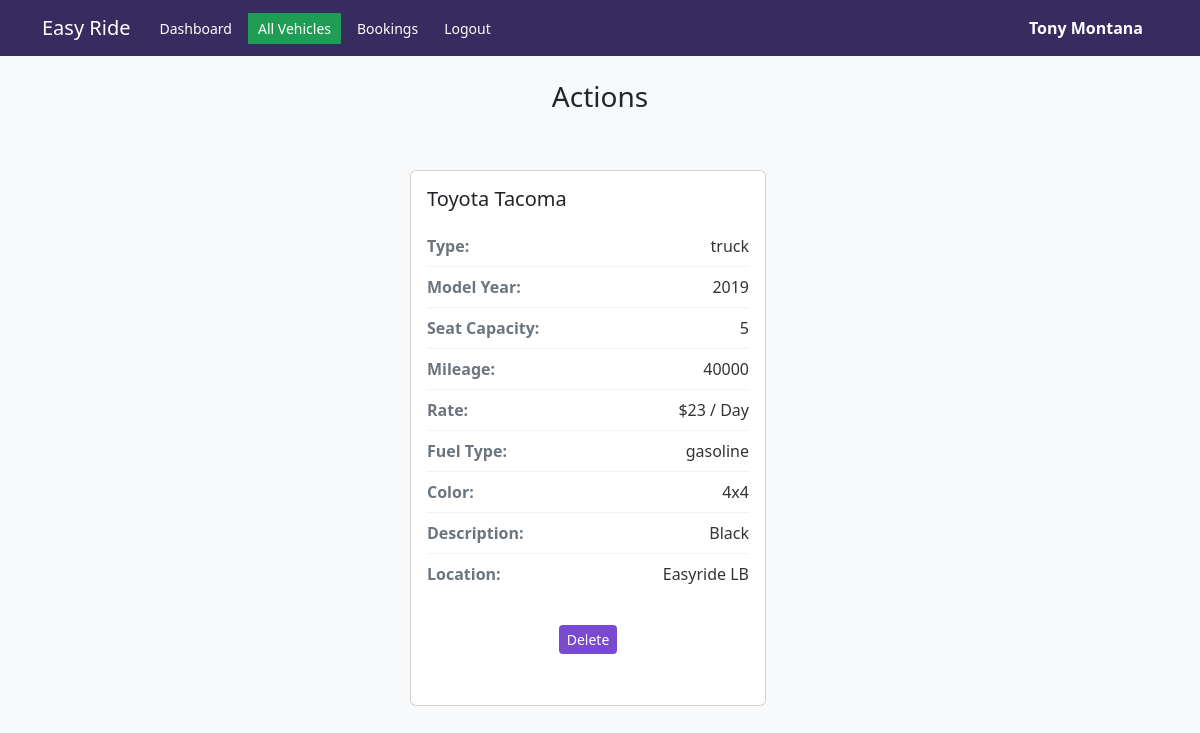
/employee_vehicle_profile.php?id=1 (signed in), run on the app's committed database.
### tables this page shows
CREATE TABLE `employee` (
  `employee_id` int(11) NOT NULL,
  `employee_fname` varchar(25) NOT NULL,
  `employee_lname` varchar(25) NOT NULL,
  `employee_address` varchar(255) NOT NULL,
  `employee_phonenum` varchar(15) NOT NULL,
  `employee_email` varchar(50) NOT NULL,
  `employee_password` varchar(100) NOT NULL,
  `branch_id` int(11) NOT NULL
);

CREATE TABLE `vehicle_details` (
  `registration_num` int(11) NOT NULL,
  `seat_capacity` int(11) NOT NULL,
  `mileage` int(11) NOT NULL,
  `rate` float(10,2) NOT NULL,
  `type_car_id` int(11) NOT NULL,
  `fuel_type_id` int(11) NOT NULL,
  `vehicle_branch_id` int(11) NOT NULL,
  `car_id` int(11) NOT NULL
);

CREATE TABLE `vehicle` (
  `car_id` int(11) NOT NULL,
  `c_name` varchar(25) NOT NULL,
  `description` varchar(200) NOT NULL,
  `model_year` int(11) NOT NULL,
  `manufacturer` varchar(20) NOT NULL,
  `color` varchar(10) NOT NULL
);

CREATE TABLE `car_type` (
  `type_car_id` int(11) NOT NULL,
  `car_type_name` varchar(25) NOT NULL
);

CREATE TABLE `fuel_type` (
  `fuel_type_id` int(11) NOT NULL,
  `fuel_type_name` varchar(25) NOT NULL
);

CREATE TABLE `branch` (
  `branch_id` int(11) NOT NULL,
  `location` varchar(50) NOT NULL,
  `branch_name` varchar(50) NOT NULL
);

### includes/init.php (called while the page is built, shortened)
<?php
require 'classes/vehicle.php';
require 'classes/employee.php';
$db_obj = new Database();
$db_connection = $db_obj->dbConnection();
$vehicle_obj = new Vehicle($db_connection);
$employee_obj = new Employee($db_connection);

### includes/classes/employee.php (called while the page is built, shortened)
<?php
class Employee{
    protected $db;
    function __construct($db_connection){
        $this->db = $db_connection;
    }
    function find_employee_by_id($id){
        try{
            $find_employee = $this->db->prepare("SELECT * FROM `employee` WHERE employee_id = ?");
            $find_employee->execute([$id]);
            if($find_employee->rowCount() === 1){
                return $find_employee->fetch(PDO::FETCH_OBJ);
            }
            else{
                return null;
            }
        }
        catch (PDOException $e) {
            error_log($e->getMessage());
            return null;
        }
    }
}
?>

### includes/classes/vehicle.php (called while the page is built, shortened)
<?php
class Vehicle{
    protected $db;
    function __construct($db_connection){
        $this->db = $db_connection;
    }
    function find_vehicle_by_id($id){
        try{
            $find_vehicle = $this->db->prepare("SELECT c_name, car_type_name, model_year, manufacturer, seat_capacity, mileage, rate, fuel_type_name, description, color, registration_num, branch_name, vehicle_branch_id
                                                FROM `vehicle_details` as vd
                                                LEFT JOIN `vehicle` as v ON v.car_id=vd.car_id
                                                LEFT JOIN `car_type` as ct ON ct.type_car_id=vd.type_car_id
                                                LEFT JOIN `fuel_type` as ft ON ft.fuel_type_id=vd.fuel_type_id
                                                LEFT JOIN `branch` as b ON b.branch_id=vd.vehicle_branch_id
                                                HAVING registration_num = ?");
            $find_vehicle->execute([$id]);
            if($find_vehicle->rowCount() === 1){
                return $find_vehicle->fetch(PDO::FETCH_OBJ);
            }
            else{
                return false;
            }
        }
        catch (PDOException $e) {
            die($e->getMessage());
        }
    }
}
?>

### employee_vehicle_profile.php (the view, shortened to what this page needs)
<?php
require 'includes/init.php';
if(isset($_SESSION['employee_id']) && isset($_SESSION['email'])){
    $employee_data = $employee_obj->find_employee_by_id($_SESSION['employee_id']);
}
else{
    header('Location: logout.php');
    exit;
}
$vehicle_data = $vehicle_obj->find_vehicle_by_id($_GET['id']);
?>
<!DOCTYPE html>
<html lang="en">
<head>
    <link rel="stylesheet" href="./style.css">
    <link href="https://cdn.jsdelivr.net/npm/bootstrap@5.3.0-alpha1/dist/css/bootstrap.min.css" rel="stylesheet">
</head>
<body class="bg-light">
<nav class="navbar navbar-expand-lg navbar-dark nav-container">
        <div class="container">
            <a class="navbar-brand" href="#">Easy Ride</a>
            <div class="collapse navbar-collapse justify-content-center" id="navbarNav">
                <ul class="navbar-nav me-auto mb-2 mb-lg-0">
                <li class="nav-item"><a href="stats.php" rel="noopener noreferrer" class="nav-link">Dashboard</a></li>
                    <li class="nav-item"><a href="employee_vehicles.php" rel="noopener noreferrer" class="nav-link active">All Vehicles</a></li>
                    <li class="nav-item"><a href="employee_profile.php" rel="noopener noreferrer" class="nav-link">Bookings</a></li>
                    <li class="nav-item"><a href="logout.php" rel="noopener noreferrer" class="nav-link">Logout</a></li>
                </ul>
                <span class="employee-name">
                <?php echo  $employee_data->employee_fname." ".$employee_data->employee_lname;?>
            </span>
            </div>
        </div>
    </nav>
    <div class="container px-4 py-4">
            <div class="row mb-4">
                <div class="col-12">
                    <h1 class="h3">Actions</h1>
                </div>
                <div class="row g-4">
                    <form method=POST>
                        <div class="d-flex justify-content-center">
                        <div class="col-xl-4 col-md-6 col-sm-12">
                            <div class="card vehicle-card h-100">
                                <div class="card-body">
                                    <h5 class="card-title"><?php echo $vehicle_data->manufacturer.' '.$vehicle_data->c_name ?></h5>
                                        <div class="vehicle-details">
                                            <div class="detail-row">
                                                <span class="detail-label">Type:</span>
                                                <span class="detail-value"><?php echo $vehicle_data->car_type_name ?></span>
                                            </div>
                                            <div class="detail-row">
                                                <span class="detail-label">Model Year:</span>
                                                <span class="detail-value"><?php echo $vehicle_data->model_year ?></span>
                                            </div>
                                            <div class="detail-row">
                                                <span class="detail-label">Seat Capacity:</span>
                                                <span class="detail-value"><?php echo $vehicle_data->seat_capacity ?></span>
                                            </div>
                                            <div class="detail-row">
                                                <span class="detail-label">Mileage:</span>
                                                <span class="detail-value"><?php echo $vehicle_data->mileage ?></span>
                                            </div>
                                            <div class="detail-row">
                                                <span class="detail-label">Rate:</span>
                                                <span class="detail-value">$<?php echo $vehicle_data->rate ?> / Day</span>
                                            </div>
                                            <div class="detail-row">
                                                <span class="detail-label">Fuel Type:</span>
                                                <span class="detail-value"><?php echo $vehicle_data->fuel_type_name ?></span>
                                            </div>
                                            <div class="detail-row">
                                                <span class="detail-label">Color:</span>
                                                <span class="detail-value"><?php echo $vehicle_data->description ?></span>
                                            </div>
                                            <div class="detail-row">
                                                <span class="detail-label">Description:</span>
                                                <span class="detail-value"><?php echo $vehicle_data->color ?></span>
                                            </div>
                                            <div class="detail-row">
                                                <span class="detail-label">Location:</span>
                                                <span class="detail-value"> <?php echo $vehicle_data->branch_name ?></span>
                                            </div>
                                        </div>
                                        <div class="card-footer mt-3 text-center">
                                            <button type="submit" name="btnDelete" value="Delete" class="btn btn-primary btn-sm">Delete</button>
                                        </div>
                                    </div>
                            </div>
                        </div>
                    </form>
                </div>
            </div>
        </div>
</body>
</html>

### style.css (style rules this page uses)
* { box-sizing: border-box; -webkit-box-sizing: border-box; }
body { padding: 0px; margin: 0; font-family: 'Open Sans', sans-serif; background-color: #F8FAFC; }
a { color: inherit; text-decoration: none; outline: none; }
h1 { text-align: center; color: #232323; }
.active { outline: none; background-color: #1F9D55 !important; color: #FFF !important; }
body { font-family: 'Open Sans', sans-serif; background-color: #F8FAFC; color: #232323; }
.nav-container { background-color: #382B5F !important; }
.nav-container .nav-link { color: #FFF !important; font-size: 14px; padding: 5px 10px !important; margin: 0 3px; }
.nav-container .nav-link.active { background-color: #1F9D55 !important; color: #FFF !important; }
.btn-primary { background-color: #794ACF !important; border-color: #794ACF !important; }
.container { max-width: 100%; }
.employee-name { color: #FFF; margin-right: 15px; font-weight: bold; }
.vehicle-card { border-radius: 10px; transition: transform 0.3s ease, box-shadow 0.3s ease; margin-bottom: 20px; }
.vehicle-details { margin-top: 15px; }
.detail-row { display: flex; justify-content: space-between; padding: 8px 0; border-bottom: 1px solid #f1f3f5; }
.detail-row:last-child { border-bottom: none; }
.detail-label { color: #6c757d; font-weight: 600; }
.detail-value { color: #333; }
.vehicle-card .card-footer { background-color: transparent; border-top: none; padding: 15px; }
.vehicle-card .btn-primary { background-color: var(--primary-color, #007bff); border: none; transition: background-color 0.3s ease; }

### data on the page
employee: employee_fname "Tony", employee_lname "Montana"
vehicle_details: car.manufacturer "Toyota", car.c_name "Tacoma", type_car.car_type_name "truck", car.model_year "2019", seat_capacity "5", mileage "40000", rate "23", fuel_type.fuel_type_name "gasoline", car.description "4x4", car.color "Black", vehicle_branch.branch_name "Easyride LB"
